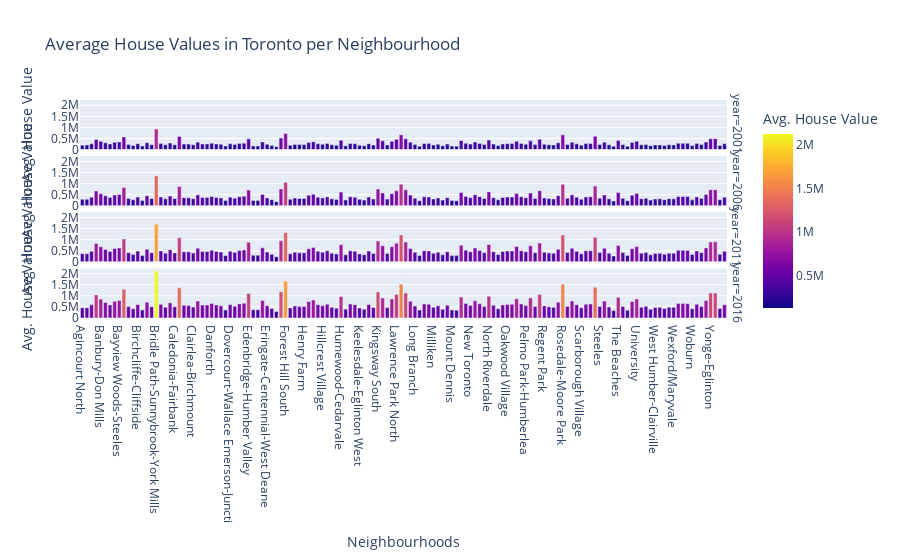

Notebook code cell kept with this figure:
### Code cell
# average_house_value_snapshot()
average_house_value_snapshot()

### Figure 1 — Plotly figure (JSON) as saved in the notebook; plotly's stock layout.template omitted (floating-point values rounded to 4 significant figures; data arrays with more than 128 entries replaced by an {"elided": "..."} marker saying what was removed)
{"data": [{"alignmentgroup": "True", "hovertemplate": "year=2001<br>Neighbourhoods=%{x}<br>Avg. House Value=%{marker.color}<extra></extra>", "legendgroup": "", "marker": {"color": {"elided": "140 int values"}, "coloraxis": "coloraxis"}, "name": "", "offsetgroup": "", "orientation": "v", "showlegend": false, "textposition": "auto", "type": "bar", "x": {"elided": "140 str values"}, "xaxis": "x4", "y": {"elided": "140 int values"}, "yaxis": "y4"}, {"alignmentgroup": "True", "hovertemplate": "year=2006<br>Neighbourhoods=%{x}<br>Avg. House Value=%{marker.color}<extra></extra>", "legendgroup": "", "marker": {"color": {"elided": "140 int values"}, "coloraxis": "coloraxis"}, "name": "", "offsetgroup": "", "orientation": "v", "showlegend": false, "textposition": "auto", "type": "bar", "x": {"elided": "140 str values"}, "xaxis": "x3", "y": {"elided": "140 int values"}, "yaxis": "y3"}, {"alignmentgroup": "True", "hovertemplate": "year=2011<br>Neighbourhoods=%{x}<br>Avg. House Value=%{marker.color}<extra></extra>", "legendgroup": "", "marker": {"color": {"elided": "140 int values"}, "coloraxis": "coloraxis"}, "name": "", "offsetgroup": "", "orientation": "v", "showlegend": false, "textposition": "auto", "type": "bar", "x": {"elided": "140 str values"}, "xaxis": "x2", "y": {"elided": "140 int values"}, "yaxis": "y2"}, {"alignmentgroup": "True", "hovertemplate": "year=2016<br>Neighbourhoods=%{x}<br>Avg. House Value=%{marker.color}<extra></extra>", "legendgroup": "", "marker": {"color": {"elided": "140 int values"}, "coloraxis": "coloraxis"}, "name": "", "offsetgroup": "", "orientation": "v", "showlegend": false, "textposition": "auto", "type": "bar", "x": {"elided": "140 str values"}, "xaxis": "x", "y": {"elided": "140 int values"}, "yaxis": "y"}], "layout": {"annotations": [{"font": {}, "showarrow": false, "text": "year=2016", "textangle": 90, "x": 0.98, "xanchor": "left", "xref": "paper", "y": 0.1138, "yanchor": "middle", "yref": "paper"}, {"font": {}, "showarrow": false, "text": "year=2011", "textangle": 90, "x": 0.98, "xanchor": "left", "xref": "paper", "y": 0.3712, "yanchor": "middle", "yref": "paper"}, {"font": {}, "showarrow": false, "text": "year=2006", "textangle": 90, "x": 0.98, "xanchor": "left", "xref": "paper", "y": 0.6288, "yanchor": "middle", "yref": "paper"}, {"font": {}, "showarrow": false, "text": "year=2001", "textangle": 90, "x": 0.98, "xanchor": "left", "xref": "paper", "y": 0.8862, "yanchor": "middle", "yref": "paper"}], "autosize": true, "barmode": "relative", "coloraxis": {"colorbar": {"title": {"text": "Avg. House Value"}}, "colorscale": [[0, "#0d0887"], [0.1111, "#46039f"], [0.2222, "#7201a8"], [0.3333, "#9c179e"], [0.4444, "#bd3786"], [0.5556, "#d8576b"], [0.6667, "#ed7953"], [0.7778, "#fb9f3a"], [0.8889, "#fdca26"], [1, "#f0f921"]]}, "legend": {"tracegroupgap": 0}, "title": {"text": "Average House Values in Toronto per Neighbourhood"}, "xaxis": {"anchor": "y", "autorange": true, "domain": [0, 0.98], "range": [-0.5, 139.5], "title": {"text": "Neighbourhoods"}, "type": "category"}, "xaxis2": {"anchor": "y2", "autorange": true, "domain": [0, 0.98], "matches": "x", "range": [-0.5, 139.5], "showticklabels": false, "type": "category"}, "xaxis3": {"anchor": "y3", "autorange": true, "domain": [0, 0.98], "matches": "x", "range": [-0.5, 139.5], "showticklabels": false, "type": "category"}, "xaxis4": {"anchor": "y4", "autorange": true, "domain": [0, 0.98], "matches": "x", "range": [-0.5, 139.5], "showticklabels": false, "type": "category"}, "yaxis": {"anchor": "x", "autorange": true, "domain": [0, 0.2275], "range": [0, 2236000.0], "title": {"text": "Avg. House Value"}, "type": "linear"}, "yaxis2": {"anchor": "x2", "autorange": true, "domain": [0.2575, 0.485], "matches": "y", "range": [0, 2236000.0], "title": {"text": "Avg. House Value"}, "type": "linear"}, "yaxis3": {"anchor": "x3", "autorange": true, "domain": [0.515, 0.7425], "matches": "y", "range": [0, 2236000.0], "title": {"text": "Avg. House Value"}, "type": "linear"}, "yaxis4": {"anchor": "x4", "autorange": true, "domain": [0.7725, 1], "matches": "y", "range": [0, 2236000.0], "title": {"text": "Avg. House Value"}, "type": "linear"}}}
